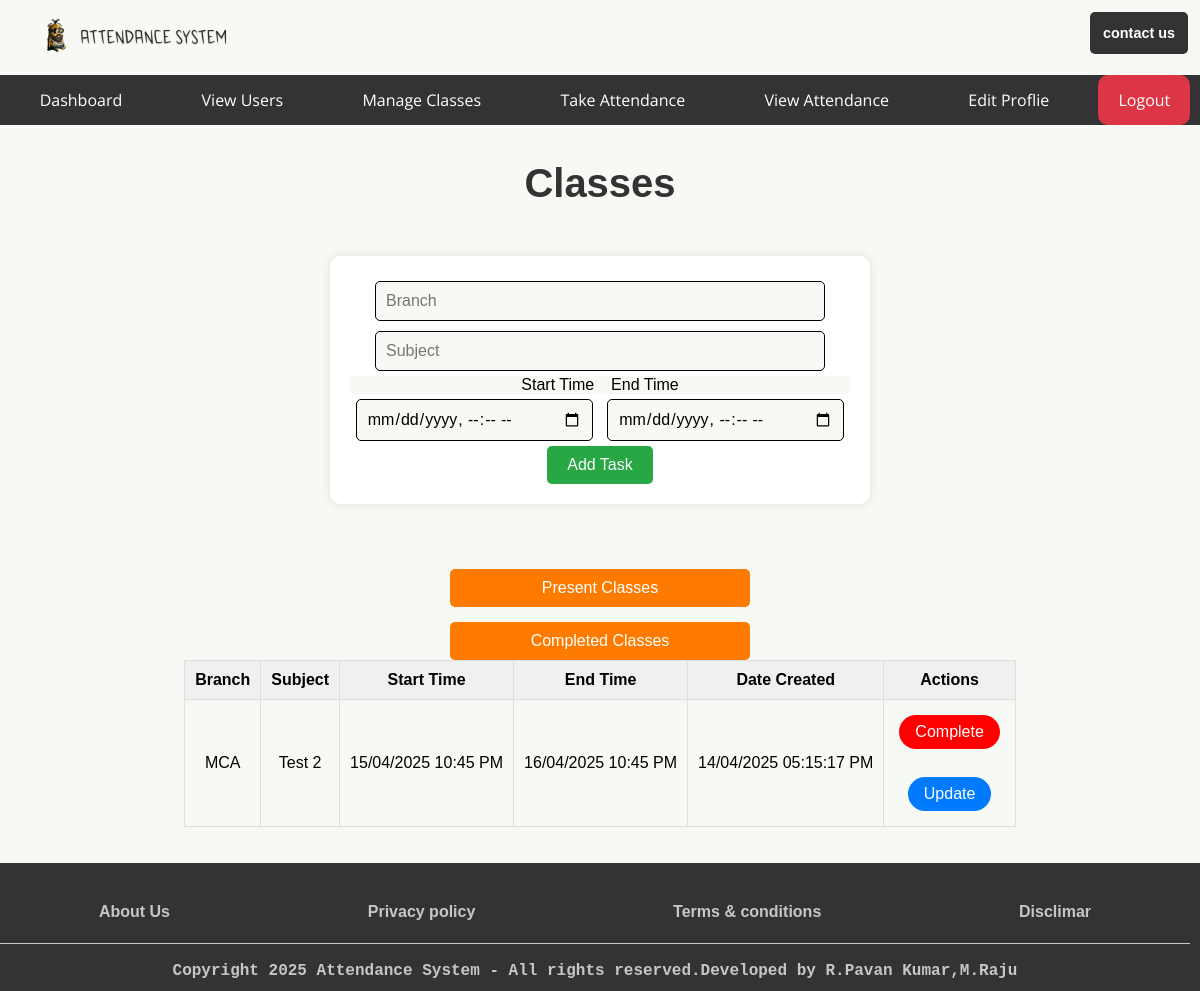
Page /teacher/manage_classes (signed in) on the committed database.
### app.py (models this page shows, shortened)
class SubjectsClasses(db.Model):  # Renamed to SubjectsClasses
    id = db.Column(db.Integer, primary_key=True)
    Branch = db.Column(db.String(200), nullable=False)
    Subject = db.Column(db.String(200), nullable=False)
    Start_Time = db.Column(db.DateTime, nullable=False)
    End_Time = db.Column(db.DateTime, nullable=False)
    date_created = db.Column(db.DateTime, default=datetime.utcnow)
    completed = db.Column(db.Integer, default=0)

### app.py (the view, shortened to what this page needs)
@app.route('/<role>/manage_classes', methods=['GET', 'POST'])
@role_required(['admin', 'teacher'])  # Allow both admin and teacher roles
def manage_classes(role):
    subjects = SubjectsClasses.query.filter(
        SubjectsClasses.Start_Time.isnot(None),
        SubjectsClasses.End_Time.isnot(None)
    ).order_by(SubjectsClasses.date_created).all()
    return render_template(f'auth/dashboards/{role}/manage_classes.html', subjects=subjects, role=role)

### app.py (called while the page is built)
def role_required(roles):
    if not isinstance(roles, list):
        roles = [roles]  # Ensure roles is a list
    def decorator(func):
        @wraps(func)
        def wrapper(*args, **kwargs):
            if 'username' not in session:
                return redirect(url_for('login'))
            user = User.query.filter_by(username=session['username']).first()
            if user.role not in roles:  # Check if the user's role is in the allowed roles list
                return redirect(url_for('index'))  # Redirect to the home page if unauthorized
            return func(*args, **kwargs)
        return wrapper
    return decorator

### templates/auth/dashboards/teacher/manage_classes.html (shortened to what this page needs)
{% extends 'base/base_teacher.html' %}
{% block body %}
<main>
    <h1>Classes</h1>
    <div class="div-sec">
        <form id="form-sec" method="POST">
            <input type="text" name="branch" id="text-sec" placeholder="Branch" required />
            <input type="text" name="subject" id="text-sec" placeholder="Subject" required />
            <br />
            <p> Start Time &ensp; End Time </p>
            <input type="datetime-local" name="start_time" id="start_time" placeholder="Start Time" required />
            <input type="datetime-local" name="end_time" id="end_time" placeholder="End Time" required />
            <input type="submit" value="Add Task" id="add_btn" />
        </form>
    </div>
        <div class="tab">
            <button class="tablinks" onclick="openClasses(event, 'Present Classes')" id="defaultOpen">Present
                Classes</button>
            <button class="tablinks" onclick="openClasses(event, 'Completed Classes')">Completed Classes</button>
        </div>
        <div style="overflow-x: auto; max-width: 100%;">
            <div id="Present Classes" class="tabcontent">
                <table>
                    <tr>
                        <th>Branch</th>
                        <th>Subject</th>
                        <th>Start Time</th>
                        <th>End Time</th>
                        <th>Date Created</th>
                        <th>Actions</th>
                    </tr>
                    {% for subject in subjects %}
                    {% if subject.completed == 0 %}
                    <tr>
                        <td>{{ subject.Branch }}</td>
                        <td>{{ subject.Subject }}</td>
                        <td>{{ subject.Start_Time.strftime("%d/%m/%Y %I:%M %p") }}</td>
                        <td>{{ subject.End_Time.strftime("%d/%m/%Y %I:%M %p") }}</td>
                        <td>{{ subject.date_created.strftime("%d/%m/%Y %I:%M:%S %p") }}</td>
                        <td>
                            <form action="{{ url_for('complete_class', role=role, id=subject.id) }}" method="POST"
                                class="role-form"
                                onsubmit="return confirm('Are you sure you want to mark as Complete this class?');">
                                <button type="submit" class="delete">Complete</button>
                            </form>
                            <br />
                            <a href="{{ url_for('update_class', role=role, id=subject.id) }}" id="update">Update</a>
                        </td>
                    </tr>
                    {% endif %}
                    {% endfor %}
                </table>
            </div>
        </div>
</main>
{% endblock body %}

### static/styles/index.css (style rules this page uses)
* { background: #f7f9f4; font-family: 'Arial', sans-serif; margin: 0; padding: 0; box-sizing: border-box; font-size: 1rem; text-decoration: none; }
a { background: transparent; }
main { display: flex; justify-content: start; align-items: center; flex-direction: column; padding: 3% 0; width: 100%; min-height: 60vh; }
a { text-decoration: none; }
form { width: 300px; max-width: 500px; margin: 40px auto; padding: 20px; border: 1px solid #ddd; border-radius: 10px; box-shadow: 0 0 10px rgba(0, 0, 0, 0.1); }
input[type="email"], input[type="password"], input[type="text"] { width: 90%; padding: 10px; margin-bottom: 20px; border: 1px solid #ccc; }
input[type="submit"] { background-color: #333; color: #fff; padding: 10px 20px; border: none; border-radius: 5px; cursor: pointer; }
table { margin: 0 auto; border-collapse: collapse; border-spacing: 0; width: 100%; border: 1px solid #ddd; }
th, td { border: 1px solid #ddd; padding: 10px; text-align: center; }
th { background-color: #f0f0f0; }
h1 { text-align: center; font-size: 2.5rem; color: #333; }
form.role-form { width: auto; max-width: auto; margin: 0 auto; padding: 0 0 0 0; border: none; border-radius: none; box-shadow: none; display: flex; }
.div-sec { overflow-x: auto; max-width: 100%; margin: 50px auto; padding: 20px; background-color: #fff; border-radius: 10px; -webkit-box-shadow: 0 0 10px rgba(0, 0, 0, 0.1); box-shadow: 0 0 10px rgba(0, 0, 0, 0.1); text-align: center; }
#form-sec { width: auto; max-width: auto; margin: 0 auto; padding: 0 0 0 0; border: none; border-radius: none; box-shadow: none; display: flex; background-color: #ffffff; display: block; margin-top: 0em; unicode-bidi: isolate; }
#text-sec { padding: 10px; margin: 5px; border: solid 1px; border-radius: 5px; }
input[type="datetime-local"] { padding: 10px; margin: 5px; border: solid 1px; border-radius: 5px; }
#add_btn { background-color: #28a745; color: #fff; cursor: pointer; }
#update { display: inline-block; padding: 8px 16px; margin: 5px; border-radius: 20px; background-color: #007bff; color: #fff; text-decoration: none; -webkit-transition: background-color 0.3s ease; transition: background-color 0.3s ease; }
.delete { display: inline-block; padding: 8px 16px; margin: 5px; border-radius: 20px; background-color: #ff0000; color: #fff; text-decoration: none; -webkit-transition: background-color 0.3s ease; transition: background-color 0.3s ease; width: auto; border: none; box-shadow: none; }
button { width: 100%; padding: 10px; background-color: #ff7b00; border: none; border-radius: 5px; color: white; font-size: 16px; cursor: pointer; margin-top: 15px; }

### rows in the picture
SubjectsClasses: Branch "MCA", Subject "Test 2", Start_Time "15/04/2025 10:45 PM", End_Time "16/04/2025 10:45 PM", date_created "14/04/2025 05:15:17 PM"
